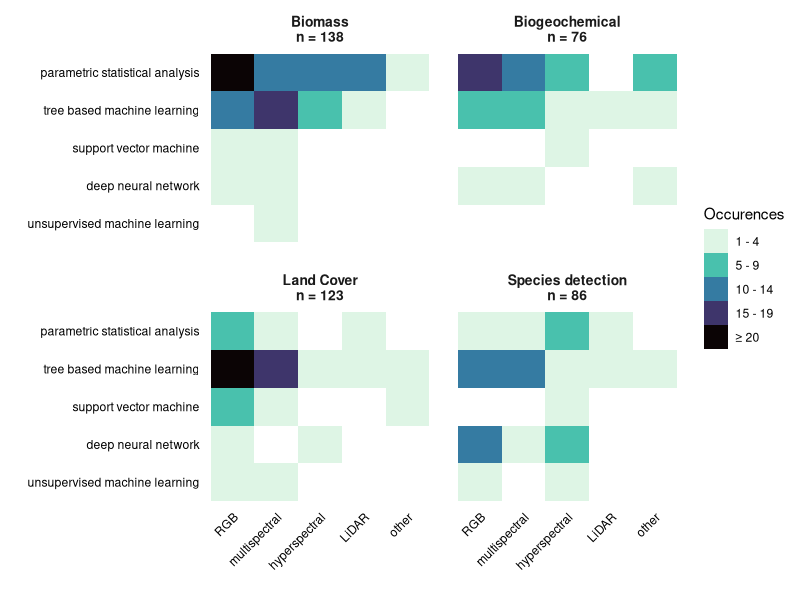
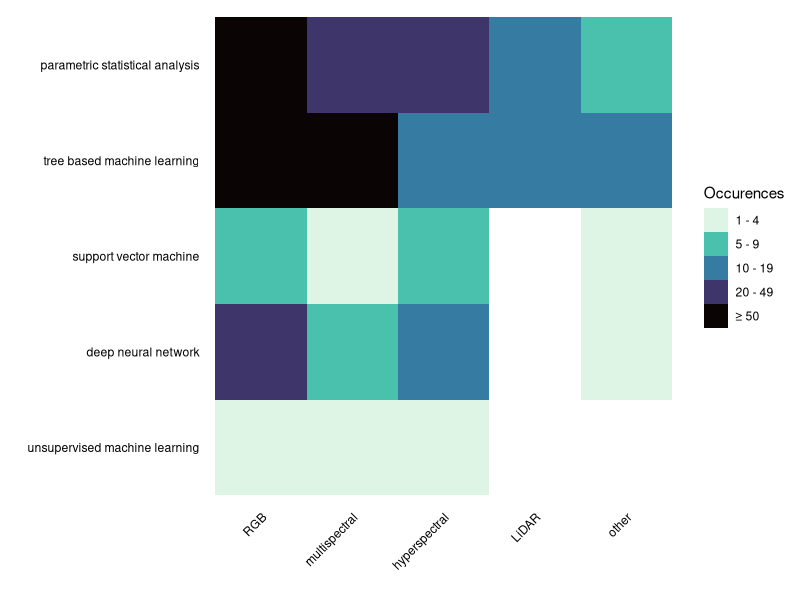

These charts were generated, in order, by the following R code:
### load packages

library(tidyverse)
library(ggplot2)
library(readxl)
library(RColorBrewer)
library(viridis)

################################################################################

### directly read the excel file and select rows for metadata (only once per DOI) and other data:
excel <- read_excel("data/data_extraction/data_extraction_final.xlsx", skip = 1, na = c("","NA"))
meta <- excel[,c(2:10,18:20,39:41)]
data <- excel[,c(2,11:17,21:37)]


### delete now empty rows to receive a "true" metadata table for our 272 articles
meta <- filter(meta, !(is.na(Title)))

### make variables into factors
str(meta)
meta[,c(2,6,8:14)] <- meta[,c(2,6,8:14)] |>
  mutate_if(sapply(meta[,c(2,6,8:14)], is.character), as.factor)


str(data)
data[,c(2:7,9:13,15:25)] <- data[,c(2:7,9:13,15:25)] |>
  mutate_if(sapply(data[,c(2:7,9:13,15:25)], is.character), as.factor)

table(data$algorithm_grouped)

################################################################################

### heatmaps of algorithm x sensor for all analysed traits (Biomass, land cover etc)

### we need following data:DOI, habitat quality, algorithm grouped and Sensor

combi <- data |>
  select(DOI, Sensor, Habitat_quality_grouped, algorithm_grouped) |>
  filter(!(is.na(algorithm_grouped) & is.na(Habitat_quality_grouped) & is.na(Sensor))) |> 
  group_by(DOI) |>                                      ### group articles by DOI 
  fill(algorithm_grouped,.direction = "down") |>        ### fill NAs by the variable that sits above 
  fill(Habitat_quality_grouped,.direction = "down") |>
  fill(Sensor, .direction = "down") |>
  ungroup()
           
table(combi$Sensor)

### combine custom / other sensor types
combi$Sensor <- case_when(
  combi$Sensor %in% c("hyperspectral", "hyperspectral (panchromatic)") ~ "hyperspectral",
  combi$Sensor == "multispectral" ~ "multispectral",
  combi$Sensor == "LiDAR" ~ "LiDAR",
  combi$Sensor == "RGB" ~ "RGB",
  combi$Sensor == "missing" ~ "missing",
  TRUE ~ "other"
)
table(combi$Sensor)

### define levels for algorithm and sensor
combi$Sensor <- factor(combi$Sensor,
                       levels = c("RGB", "multispectral", "hyperspectral", "LiDAR", "other", "missing"))



### combine algorithm types:

table(combi$algorithm_grouped)

### rename algorithms
combi$algorithm_grouped <- case_when(
  combi$algorithm_grouped %in% c("linear", "Non-linear") ~ "parametric statistical analysis",
  combi$algorithm_grouped == "tree" ~ "tree based machine learning",
  combi$algorithm_grouped == "svm" ~ "support vector machine",
  combi$algorithm_grouped %in% c("nn", "dlnn") ~ "deep neural network",
  combi$algorithm_grouped == "unsupervised" ~ "unsupervised machine learning",
  combi$algorithm_grouped == "missing" ~ "missing",
  TRUE ~ "other"
)

## sort factors for algorithms and habitat qualities
combi$algorithm_grouped <- factor(combi$algorithm_grouped,
                                  levels = c("missing","other",
                                             "unsupervised machine learning",
                                             "deep neural network",
                                             "support vector machine",
                                             "tree based machine learning",
                                             "parametric statistical analysis"))

combi$Habitat_quality_grouped <- factor(combi$Habitat_quality_grouped,
                                        levels = c("Biomass", "Biogeochemical", "Land Cover", "Species detection", "Other"))


table(combi$Sensor)
table(combi$algorithm_grouped)

######################################################

### create a new dataframe with observations counts for the use of algorithms per sensor
obs <- combi |>
  select(Habitat_quality_grouped, Sensor, algorithm_grouped) |>
  count(Sensor, algorithm_grouped, Habitat_quality_grouped) |>
  filter(Habitat_quality_grouped %in% c("Biogeochemical", "Biomass", "Land Cover", "Species detection"))  |>
  filter(Sensor %in% c("RGB", "multispectral", "hyperspectral", "LiDAR", "other")) |>
  filter(algorithm_grouped %in% c("deep neural network",
                                  "support vector machine",
                                  "unsupervised machine learning",
                                  "tree based machine learning",
                                  "parametric statistical analysis")) |>
  mutate(n = cut(n, breaks = c(1,5,10,15,20,50), right = F))

## rename number of obersations to prettier names
obs$n <- case_when(
  obs$n == "[1,5)" ~ "1 - 4",
  obs$n == "[5,10)" ~ "5 - 9",
  obs$n == "[10,15)" ~ "10 - 14",
  obs$n == "[15,20)" ~ "15 - 19",
  obs$n == "[20,50)" ~ "≥ 20",
  TRUE ~ "other"
)
obs
obs$n <- factor(obs$n,
                 levels = c("1 - 4","5 - 9","10 - 14","15 - 19","≥ 20"))

### define labels with number of observations for the habitat facets
table(combi$Habitat_quality_grouped)
habitats <- c(
  "Biomass" = "Biomass\nn = 138",
  "Biogeochemical" = "Biogeochemical\nn = 76",
  "Land Cover" = "Land Cover\nn = 123",
  "Species detection" = "Species detection\nn = 86"
)


### make a ggplot plot
ggplot(data = obs, aes(x = Sensor, y = algorithm_grouped, fill = n)) + 
  geom_tile() +
  facet_wrap(vars(Habitat_quality_grouped), 
             labeller = labeller(Habitat_quality_grouped = habitats))+
  # scale_fill_gradient(low = "#fef0d9", high = "#cb181d") + ### if gradient scale should be used
  scale_fill_viridis(discrete = T, option = "G", direction = -1) +
  labs(x = "", y = "", fill = "Occurences")+
  theme_minimal()+
  theme(axis.text.x = element_text(angle = 45, hjust = 1, color = "black"),
        axis.text.y = element_text(color = "black"),
        panel.grid.major = element_blank(),
        strip.text = element_text(size = 10,face = "bold"),
        panel.spacing = unit(1, "lines"))
        



#ggsave("figures/analysis.pdf", width = 16, height = 12, units = "cm")


################################################################################
### additional plot for presentationa

### count observations

### create a new dataframe with observations counts for the use of algorithms per sensor
obs <- combi |>
  select(Habitat_quality_grouped, Sensor, algorithm_grouped) |>
  count(Sensor, algorithm_grouped) |>
  filter(Sensor %in% c("RGB", "multispectral", "hyperspectral", "LiDAR", "other")) |>
  filter(algorithm_grouped %in% c("deep neural network",
                                  "support vector machine",
                                  "unsupervised machine learning",
                                  "tree based machine learning",
                                  "parametric statistical analysis")) |>
  mutate(n = cut(n, breaks = c(1,5,10,20,50,100), right = F))

## rename number of obersations to prettier names
obs$n <- case_when(
  obs$n == "[1,5)" ~ "1 - 4",
  obs$n == "[5,10)" ~ "5 - 9",
  obs$n == "[10,20)" ~ "10 - 19",
  obs$n == "[20,50)" ~ "20 - 49",
  obs$n == "[50,100)" ~ "≥ 50",
  TRUE ~ "other"
)
obs
obs$n <- factor(obs$n,
                levels = c("1 - 4","5 - 9","10 - 19","20 - 49","≥ 50"))




### make a ggplot plot
ggplot(data = obs, aes(x = Sensor, y = algorithm_grouped, fill = n)) + 
  geom_tile() +
  # scale_fill_gradient(low = "#fef0d9", high = "#cb181d") + ### if gradient scale should be used
  scale_fill_viridis(discrete = T, option = "G", direction = -1) +
  labs(x = "", y = "", fill = "Occurences")+
  theme_minimal()+
  theme(axis.text.x = element_text(angle = 45, hjust = 1, color = "black"),
        axis.text.y = element_text(color = "black"),
        panel.grid.major = element_blank(),
        strip.text = element_text(size = 10,face = "bold"),
        panel.spacing = unit(1, "lines"))

#ggsave("figures/analysis_simple.pdf", width = 12, height = 6.5, units = "cm")
